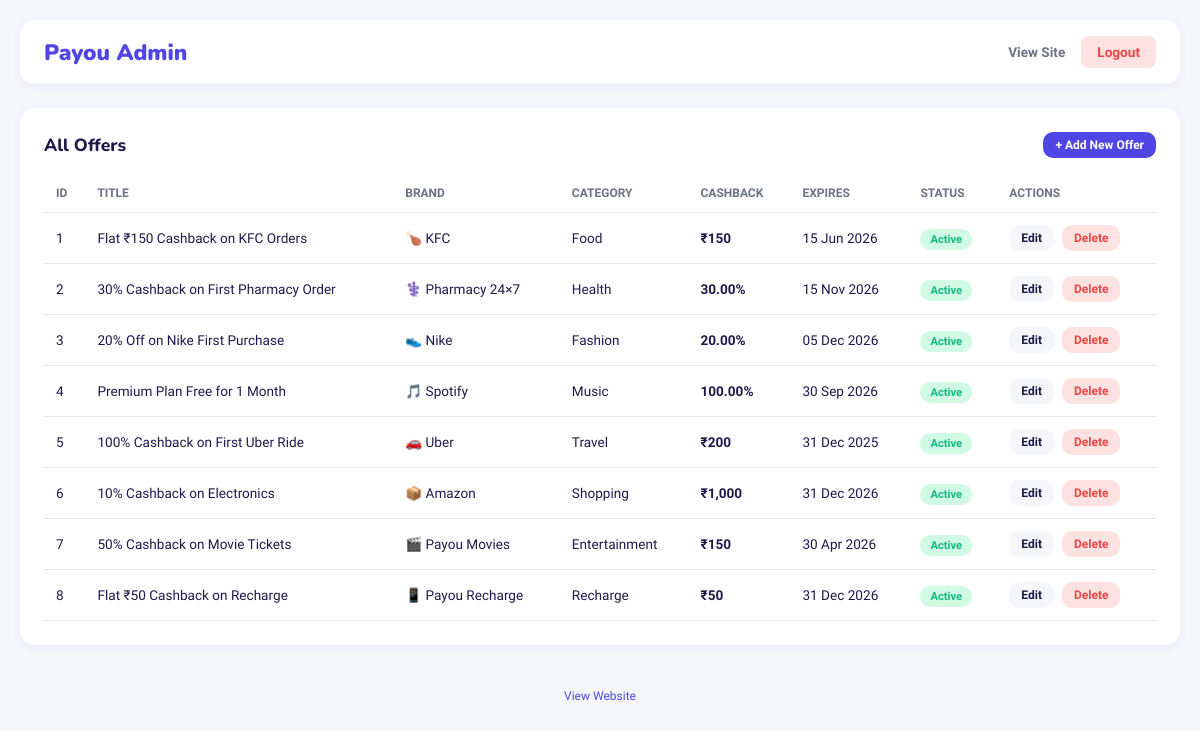
/admin.php (signed in), run on the app's committed database.
### tables this page shows
CREATE TABLE IF NOT EXISTS offers (
    id INT AUTO_INCREMENT PRIMARY KEY,
    title VARCHAR(255) NOT NULL,
    description TEXT,
    brand_name VARCHAR(100),
    brand_emoji VARCHAR(10) DEFAULT '🎁',
    logo_image VARCHAR(255) DEFAULT '',
    category VARCHAR(50) DEFAULT 'General',
    min_order_amount DECIMAL(10,2) DEFAULT 0,
    max_cashback DECIMAL(10,2) DEFAULT 0,
    cashback_rate DECIMAL(5,2) DEFAULT 0,
    cashback_type ENUM('flat', 'percentage') DEFAULT 'flat',
    min_amount DECIMAL(10,2) DEFAULT 0,
    max_amount DECIMAL(10,2) DEFAULT 0,
    expiry_date DATE,
    promo_code VARCHAR(50),
    redirect_url VARCHAR(500),
    claimed_count INT DEFAULT 0,
    rating DECIMAL(3,2) DEFAULT 0,
    is_featured TINYINT(1) DEFAULT 0,
    is_verified TINYINT(1) DEFAULT 0,
    is_popular TINYINT(1) DEFAULT 0,
    status ENUM('active', 'expired', 'draft') DEFAULT 'active',
    created_at TIMESTAMP DEFAULT CURRENT_TIMESTAMP,
    updated_at TIMESTAMP DEFAULT CURRENT_TIMESTAMP ON UPDATE CURRENT_TIMESTAMP
);

### admin.php (the view, shortened to what this page needs)
<?php
$message = '';
$message_type = '';
$is_logged_in = isset($_SESSION['admin_logged_in']) && $_SESSION['admin_logged_in'] === true;
$conn = getDB();
$categories = [];
$cat_result = $conn->query("SELECT * FROM categories ORDER BY sort_order");
while ($row = $cat_result->fetch_assoc()) {
    $categories[] = $row;
}
$offers_result = $conn->query("SELECT * FROM offers ORDER BY created_at DESC");
$offers = $offers_result->fetch_all(MYSQLI_ASSOC);
$edit_offer = null;
$is_new_offer = false;
?>
<!DOCTYPE html>
<html lang="en">
<head>
<link rel="stylesheet" href="https://cdn.hugeicons.com/font/hgi-stroke-rounded.css"/>
</head>
<body>
<?php if (!$is_logged_in): ?>
<div class="password-form">
  <div class="card">
    <h2 class="logo">Pay<span>ou</span> Admin</h2>
    <p>Enter password to access admin panel</p>
    <?php if ($message): ?>
    <div class="message <?php echo $message_type; ?>"><?php echo $message; ?></div>
    <?php endif; ?>
    <form method="post">
      <div class="form-group">
        <input type="password" name="password" placeholder="Enter password" required>
      </div>
      <button type="submit" class="btn btn-primary" style="width: 100%;">Login</button>
    </form>
    <a href="index.php" style="display: block; margin-top: 16px; color: var(--primary); text-decoration: none; font-size: 0.85rem;">← Back to Home</a>
  </div>
</div>
<?php else: ?>
<div class="container">
  <nav class="navbar">
    <div class="logo">Pay<span>ou</span> Admin</div>
    <div class="nav-links">
      <a href="index.php">View Site</a>
      <a href="?logout=1" class="btn btn-logout">Logout</a>
    </div>
  </nav>
  <?php if ($edit_offer || $is_new_offer): ?>
  <div class="card">
    <div style="display: flex; justify-content: space-between; align-items: center; margin-bottom: 20px;">
      <h2 class="card-title" style="margin: 0;"><?php echo ($edit_offer && $edit_offer['id'] > 0) ? 'Edit Offer' : 'Add New Offer'; ?></h2>
      <a href="admin.php" class="btn btn-secondary btn-sm">Cancel</a>
    </div>
    <form method="post" enctype="multipart/form-data">
      <input type="hidden" name="offer_id" value="<?php echo $edit_offer['id'] ?? 0; ?>">
      <h3 style="font-size: 0.9rem; font-weight: 700; color: var(--text-sub); margin-bottom: 12px;">Basic Info</h3>
      <div class="form-grid">
        <div class="form-group">
          <label>Title *</label>
          <input type="text" name="title" value="<?php echo htmlspecialchars($edit_offer['title'] ?? ''); ?>" required>
        </div>
        <div class="form-group">
          <label>Brand Name *</label>
          <input type="text" name="brand_name" value="<?php echo htmlspecialchars($edit_offer['brand_name'] ?? ''); ?>" required>
        </div>
        <div class="form-group">
          <label>Brand Emoji</label>
          <input type="text" name="brand_emoji" value="<?php echo htmlspecialchars($edit_offer['brand_emoji'] ?? '🎁'); ?>" maxlength="10">
        </div>
        <div class="form-group">
          <label>Brand Logo Image</label>
          <?php if (!empty($edit_offer['logo_image'])): ?>
          <div style="margin-bottom: 8px;">
            <img src="uploads/<?php echo htmlspecialchars($edit_offer['logo_image']); ?>" style="width: 60px; height: 60px; object-fit: contain; border-radius: 8px; border: 1px solid #ddd;">
            <input type="hidden" name="existing_logo" value="<?php echo htmlspecialchars($edit_offer['logo_image']); ?>">
          </div>
          <?php endif; ?>
          <input type="file" name="logo_image" accept="image/*">
          <small style="color: var(--text-sub);">Leave empty to keep existing logo</small>
        </div>
        <div class="form-group">
          <label>Category</label>
          <select name="category">
            <?php foreach ($categories as $cat): ?>
            <option value="<?php echo $cat['name']; ?>" <?php echo (isset($edit_offer['category']) && $edit_offer['category'] === $cat['name']) ? 'selected' : ''; ?>>
              <?php echo $cat['emoji'] . ' ' . $cat['name']; ?>
            </option>
            <?php endforeach; ?>
          </select>
        </div>
      </div>
      <div class="form-group">
        <label>Description</label>
        <textarea name="description"><?php echo htmlspecialchars($edit_offer['description'] ?? ''); ?></textarea>
      </div>
      <h3 style="font-size: 0.9rem; font-weight: 700; color: var(--text-sub); margin: 20px 0 12px;">Cashback Details</h3>
      <div class="form-grid">
        <div class="form-group">
          <label>Min Order Amount (₹)</label>
          <input type="number" name="min_order_amount" value="<?php echo $edit_offer['min_order_amount'] ?? 0; ?>" min="0" step="1">
        </div>
        <div class="form-group">
          <label>Max Cashback (₹)</label>
          <input type="number" name="max_cashback" value="<?php echo $edit_offer['max_cashback'] ?? 0; ?>" min="0" step="1">
        </div>
        <div class="form-group">
          <label>Cashback Rate (%)</label>
          <input type="number" name="cashback_rate" value="<?php echo $edit_offer['cashback_rate'] ?? 0; ?>" min="0" max="100" step="0.1">
        </div>
        <div class="form-group">
          <label>Cashback Type</label>
          <select name="cashback_type">
            <option value="flat" <?php echo (isset($edit_offer['cashback_type']) && $edit_offer['cashback_type'] === 'flat') ? 'selected' : ''; ?>>Flat Amount</option>
            <option value="percentage" <?php echo (isset($edit_offer['cashback_type']) && $edit_offer['cashback_type'] === 'percentage') ? 'selected' : ''; ?>>Percentage</option>
          </select>
        </div>
      </div>
      <h3 style="font-size: 0.9rem; font-weight: 700; color: var(--text-sub); margin: 20px 0 12px;">Offer Details</h3>
      <div class="form-grid">
        <div class="form-group">
          <label>Expiry Date</label>
          <input type="date" name="expiry_date" value="<?php echo $edit_offer['expiry_date'] ?? ''; ?>">
        </div>
        <div class="form-group">
          <label>Promo Code</label>
          <input type="text" name="promo_code" value="<?php echo htmlspecialchars($edit_offer['promo_code'] ?? ''); ?>">
        </div>
        <div class="form-group">
          <label>Redirect URL</label>
          <input type="url" name="redirect_url" value="<?php echo htmlspecialchars($edit_offer['redirect_url'] ?? ''); ?>">
        </div>
        <div class="form-group">
          <label>Status</label>
          <select name="status">
            <option value="active" <?php echo (isset($edit_offer['status']) && $edit_offer['status'] === 'active') ? 'selected' : ''; ?>>Active</option>
            <option value="expired" <?php echo (isset($edit_offer['status']) && $edit_offer['status'] === 'expired') ? 'selected' : ''; ?>>Expired</option>
            <option value="draft" <?php echo (isset($edit_offer['status']) && $edit_offer['status'] === 'draft') ? 'selected' : ''; ?>>Draft</option>
          </select>
        </div>
      </div>
      <div class="form-grid">
        <div class="form-group">
          <label>Claimed Count</label>
          <input type="number" name="claimed_count" value="<?php echo $edit_offer['claimed_count'] ?? 0; ?>" min="0">
        </div>
        <div class="form-group">
          <label>Rating</label>
          <input type="number" name="rating" value="<?php echo $edit_offer['rating'] ?? 0; ?>" min="0" max="5" step="0.1">
        </div>
      </div>
      <div class="form-group">
        <label>Options</label>
        <div class="checkbox-group">
          <label><input type="checkbox" name="is_featured" <?php echo (isset($edit_offer['is_featured']) && $edit_offer['is_featured']) ? 'checked' : ''; ?>> Featured</label>
          <label><input type="checkbox" name="is_verified" <?php echo (isset($edit_offer['is_verified']) && $edit_offer['is_verified']) ? 'checked' : ''; ?>> Verified</label>
          <label><input type="checkbox" name="is_popular" <?php echo (isset($edit_offer['is_popular']) && $edit_offer['is_popular']) ? 'checked' : ''; ?>> Popular</label>
        </div>
      </div>
      <h3 style="font-size: 0.9rem; font-weight: 700; color: var(--text-sub); margin: 20px 0 12px;">Steps</h3>
      <div class="steps-list" id="steps-list">
        <?php
        $steps = $edit_offer['steps'] ?? [];
        if (empty($steps)) {
            $steps = [['step_title' => '', 'step_description' => '', 'step_time' => '']];
        }
        foreach ($steps as $i => $step): ?>
        <div class="step-item">
          <span style="width: 24px; height: 24px; background: var(--primary-light); color: var(--primary); border-radius: 50%; display: flex; align-items: center; justify-content: center; font-size: 0.75rem; font-weight: 700; flex-shrink: 0;"><?php echo $i + 1; ?></span>
          <input type="text" name="step_title[]" placeholder="Step title" value="<?php echo htmlspecialchars($step['step_title'] ?? ''); ?>">
          <input type="text" name="step_desc[]" placeholder="Description" value="<?php echo htmlspecialchars($step['step_description'] ?? ''); ?>">
          <input type="text" name="step_time[]" placeholder="Time (e.g., ~2 min)" class="time-input" value="<?php echo htmlspecialchars($step['step_time'] ?? ''); ?>">
          <button type="button" class="remove-btn" onclick="this.parentElement.remove();">×</button>
        </div>
        <?php endforeach; ?>
      </div>
      <button type="button" class="btn btn-secondary btn-sm" onclick="addStep()" style="margin-top: 8px;">+ Add Step</button>
      <h3 style="font-size: 0.9rem; font-weight: 700; color: var(--text-sub); margin: 20px 0 12px;">Terms & Conditions</h3>
      <div class="terms-list" id="terms-list">
        <?php
        $terms = $edit_offer['terms'] ?? [];
        if (empty($terms)) {
            $terms = [['term_text' => '']];
        }
        foreach ($terms as $i => $term): ?>
        <div class="term-item">
          <span style="width: 24px; height: 24px; background: var(--primary-light); color: var(--primary); border-radius: 50%; display: flex; align-items: center; justify-content: center; font-size: 0.75rem; font-weight: 700; flex-shrink: 0;"><?php echo $i + 1; ?></span>
          <input type="text" name="term_text[]" placeholder="Term condition" value="<?php echo htmlspecialchars($term['term_text'] ?? ''); ?>">
          <button type="button" class="remove-btn" onclick="this.parentElement.remove();">×</button>
        </div>
        <?php endforeach; ?>
      </div>
      <button type="button" class="btn btn-secondary btn-sm" onclick="addTerm()" style="margin-top: 8px;">+ Add Term</button>
      <div style="margin-top: 24px; display: flex; gap: 12px;">
        <button type="submit" name="save_offer" class="btn btn-primary">Save Offer</button>
        <a href="admin.php" class="btn btn-secondary">Cancel</a>
      </div>
    </form>
  </div>
  <script>
    function addStep() {
      const list = document.getElementById('steps-list');
      const count = list.children.length + 1;
      const html = `<div class="step-item">
        <span style="width: 24px; height: 24px; background: var(--primary-light); color: var(--primary); border-radius: 50%; display: flex; align-items: center; justify-content: center; font-size: 0.75rem; font-weight: 700; flex-shrink: 0;">${count}</span>
        <input type="text" name="step_title[]" placeholder="Step title">
        <input type="text" name="step_desc[]" placeholder="Description">
        <input type="text" name="step_time[]" placeholder="Time (e.g., ~2 min)" class="time-input">
        <button type="button" class="remove-btn" onclick="this.parentElement.remove(); updateStepNumbers();">×</button>
      </div>`;
      list.insertAdjacentHTML('beforeend', html);
    }
    function addTerm() {
      const list = document.getElementById('terms-list');
      const count = list.children.length + 1;
      const html = `<div class="term-item">
        <span style="width: 24px; height: 24px; background: var(--primary-light); color: var(--primary); border-radius: 50%; display: flex; align-items: center; justify-content: center; font-size: 0.75rem; font-weight: 700; flex-shrink: 0;">${count}</span>
        <input type="text" name="term_text[]" placeholder="Term condition">
        <button type="button" class="remove-btn" onclick="this.parentElement.remove(); updateTermNumbers();">×</button>
      </div>`;
      list.insertAdjacentHTML('beforeend', html);
    }
    function updateStepNumbers() {
      document.querySelectorAll('#steps-list .step-item').forEach((item, i) => {
        item.querySelector('span').textContent = i + 1;
      });
    }
    function updateTermNumbers() {
      document.querySelectorAll('#terms-list .term-item').forEach((item, i) => {
        item.querySelector('span').textContent = i + 1;
      });
    }
  </script>
  <?php else: ?>
  <div class="card">
    <div style="display: flex; justify-content: space-between; align-items: center; margin-bottom: 16px;">
      <h2 class="card-title" style="margin: 0;">All Offers</h2>
      <a href="?edit=0" class="btn btn-primary btn-sm">+ Add New Offer</a>
    </div>
    <table class="offers-table">
      <thead>
        <tr>
          <th>ID</th>
          <th>Title</th>
          <th>Brand</th>
          <th>Category</th>
          <th>Cashback</th>
          <th>Expires</th>
          <th>Status</th>
          <th>Actions</th>
        </tr>
      </thead>
      <tbody>
        <?php foreach ($offers as $offer): ?>
        <?php
          $cashback = $offer['cashback_type'] === 'flat' ? '₹' . number_format($offer['max_cashback']) : $offer['cashback_rate'] . '%';
          $status_class = 'status-' . $offer['status'];
        ?>
        <tr>
          <td><?php echo $offer['id']; ?></td>
          <td><?php echo htmlspecialchars(substr($offer['title'], 0, 40)); ?><?php echo strlen($offer['title']) > 40 ? '...' : ''; ?></td>
          <td><?php echo htmlspecialchars($offer['brand_emoji'] . ' ' . $offer['brand_name']); ?></td>
          <td><?php echo htmlspecialchars($offer['category']); ?></td>
          <td><strong><?php echo $cashback; ?></strong></td>
          <td><?php echo date('d M Y', strtotime($offer['expiry_date'])); ?></td>
          <td><span class="status-badge <?php echo $status_class; ?>"><?php echo ucfirst($offer['status']); ?></span></td>
          <td>
            <div class="action-btns">
              <a href="?edit=<?php echo $offer['id']; ?>" class="btn btn-secondary btn-sm">Edit</a>
              <form method="post" style="display:inline;" onsubmit="return confirm('Are you sure you want to delete this offer?');">
                <button type="submit" name="delete_offer" class="btn btn-danger btn-sm">Delete</button>
              </form>
            </div>
          </td>
        </tr>
        <?php endforeach; ?>
      </tbody>
    </table>
  </div>
  <?php endif; ?>
  <div style="text-align: center; padding: 20px; color: var(--text-sub); font-size: 0.75rem;">
    <a href="index.php" style="color: var(--primary); text-decoration: none;">View Website</a>
  </div>
</div>
<?php endif; ?>
</body>
</html>

### data on the page
offers: id "1", title "Flat ₹150 Cashback on KFC Orders", brand_emoji+brand_name "🍗 KFC", category "Food", cashback "₹150", expiry_date "15 Jun 2026", status "Active"
offers: id "2", title "30% Cashback on First Pharmacy Order", brand_emoji+brand_name "⚕️ Pharmacy 24×7", category "Health", cashback "30.00%", expiry_date "15 Nov 2026", status "Active"
offers: id "3", title "20% Off on Nike First Purchase", brand_emoji+brand_name "👟 Nike", category "Fashion", cashback "20.00%", expiry_date "05 Dec 2026", status "Active"
offers: id "4", title "Premium Plan Free for 1 Month", brand_emoji+brand_name "🎵 Spotify", category "Music", cashback "100.00%", expiry_date "30 Sep 2026", status "Active"
offers: id "5", title "100% Cashback on First Uber Ride", brand_emoji+brand_name "🚗 Uber", category "Travel", cashback "₹200", expiry_date "31 Dec 2025", status "Active"
offers: id "6", title "10% Cashback on Electronics", brand_emoji+brand_name "📦 Amazon", category "Shopping", cashback "₹1,000", expiry_date "31 Dec 2026", status "Active"
offers: id "7", title "50% Cashback on Movie Tickets", brand_emoji+brand_name "🎬 Payou Movies", category "Entertainment", cashback "₹150", expiry_date "30 Apr 2026", status "Active"
offers: id "8", title "Flat ₹50 Cashback on Recharge", brand_emoji+brand_name "📱 Payou Recharge", category "Recharge", cashback "₹50", expiry_date "31 Dec 2026", status "Active"
